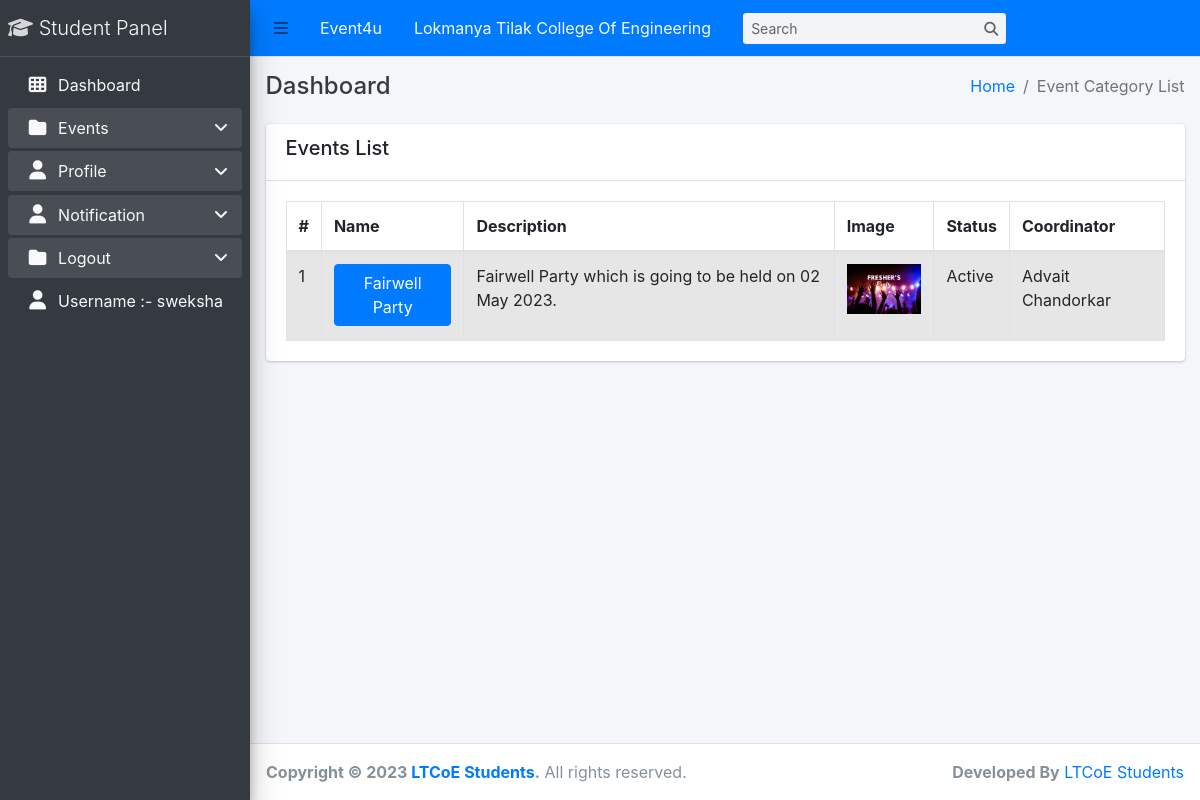
The page /events/ (signed in) on the database its author committed.
### eventbrite_app/models.py (models this page shows, shortened)
class Event(models.Model):
    coordinator=models.ForeignKey(Coordinator,on_delete=models.CASCADE,null=False,blank=False)
    name=models.CharField(max_length=100,null=False,blank=False)
    description=models.TextField(null=False,blank=False)
    image=models.ImageField(upload_to='events')
    status=models.CharField(max_length=50,choices=STATUS,null=False,blank=False)
    upi=models.CharField(max_length=100,blank=True,null=True)
    totalMoney=models.PositiveIntegerField(null=True,blank=True)
    createdAt=models.DateTimeField(auto_now_add=True)
    eventDate=models.DateTimeField(auto_now=True)

class Coordinator(models.Model):
    name=models.CharField(max_length=50,null=False,blank=False)
    branch=models.CharField(max_length=50,choices=BRANCH)
    semester=models.CharField(max_length=50,choices=SEMESTER)
    rollNumber=models.PositiveIntegerField(null=False,blank=False)
    erp=models.PositiveBigIntegerField(null=False,blank=False)
    createdAt=models.DateTimeField(auto_now_add=True)
    updatedAt=models.DateTimeField(auto_now=True)
    def __str__(self):
        return self.name

### eventbrite_app/views.py (the view)
# urls.py: path('events/',events,name='events'),
@login_required(login_url='login')
def events(request):
    events=Event.objects.all()
    context={
        'events':events
    }
    return render(request,'eventbrite/events.html',context)

### eventbrite_app/templates/eventbrite/events.html (shortened to what this page needs)
{% extends 'base/base.html' %}
{% block breadcrumb %}Event Category List{% endblock breadcrumb %}
{% block content %}
    <div class="row">
        <div class="col-md-12">
            <div class="card">
                <div class="card-header">
                    <div class="row">
                        <div class="col-md-5">
                            <h5>Events List</h5>
                        </div>
                    </div>
                </div>
                <div class="card-body">
                      <table class="table table-striped table-bordered datatable dataTable no-footer" id="DataTables_Table_0" role="grid" aria-describedby="DataTables_Table_0_info" style="border-collapse: collapse !important">
                        <thead>
                            <tr role="row">
                                <th>#</th>
                                <th>Name</th>
                                <th>Description</th>
                                <th class='ctg_image'>Image</th>
                                <th>Status</th>
                                <th>Coordinator</th>
                            </tr>
                        </thead>
                        <tbody>
                            {% for event in events %}
                              <tr>
                                  <td>{{ forloop.counter }}</td>
                                  <td> <a class="btn btn-primary" href="{% url 'event_data' event.id %}">{{ event.name }}</a></td>
                                  <td>{{ event.description | safe}}</td>
                                  <td class="ctg_image"><img class="ctg_image" src="{{ event.image.url }}" alt="Image" height="50px"></td>
                                  <td>{{ event.status }}</td>
                                  <td>{{ event.coordinator }}</td>
                              </tr>
                            {% endfor %}
                        </tbody>
                    </table>
                </div>
            </div>
        </div>
    </div>
{% endblock content %}

### eventbrite_app/templates/base/sidebar.html (shortened to what this page needs)
{% load static %}
<aside class="main-sidebar sidebar-dark-primary elevation-4">
    <a href="#" class="brand-link">
      <i class=" nav-icon fa-solid fa-graduation-cap"></i>
          <span class="brand-text font-weight-light text-light">Student Panel</span>
    </a>
    <div class="sidebar">
      <nav class="mt-2">
        <ul class="nav nav-pills nav-sidebar flex-column" data-widget="treeview" role="menu" data-accordion="false">
          <li class="nav-item">
            <a href="{% url 'dashboard' %}" class="nav-link text-light">
              <i class="nav-icon fas fa-th"></i>
              <p>
                Dashboard
              </p>
            </a>
          </li>
          <li class="nav-item has-treeview menu-open">
            <a href="{% url 'events' %}" class="nav-link text-light">
              <i class="nav-icon fas fa-folder"></i>
              <p>
                Events
                <i class="right fas fa-angle-left"></i>
              </p>
            </a>
          </li>
          {% if user.is_authenticated %}
          <li class="nav-item has-treeview menu-open">
            <a href="{% url 'profile' %}" class="nav-link text-light">
              <i class="nav-icon fa-solid fa-user"></i>
              <p>
                Profile
                <i class="right fas fa-angle-left"></i>
              </p>
            </a>
          </li>
          <li class="nav-item has-treeview menu-open">
            <a href="{% url 'notification' %}" class="nav-link text-light">
              <i class="nav-icon fa-solid fa-user"></i>
              <p>
                Notification
                <i class="right fas fa-angle-left"></i>
              </p>
            </a>
          </li>
          <li class="nav-item has-treeview menu-open">
            <a href="{% url 'logout' %}" class="nav-link text-light">
              <i class="nav-icon fas fa-folder"></i>
              <p>
                Logout
                <i class="right fas fa-angle-left"></i>
              </p>
            </a>
          </li>
          {% endif %}
          <li class="nav-item">
            <a class="nav-link text-light"><i class="nav-icon fa-solid fa-user"></i> Username :- {{user.username}}</a>
          </li>
            </ul>
      </nav>
    </div>
  </aside>

### rows shown on the page
Event: name "Fairwell Party", description "Fairwell Party which is going to be held on 02 May 2023.", image (picture), status "Active", coordinator "Advait Chandorkar"

### other values the page prints
{{ user.username }} "sweksha"
